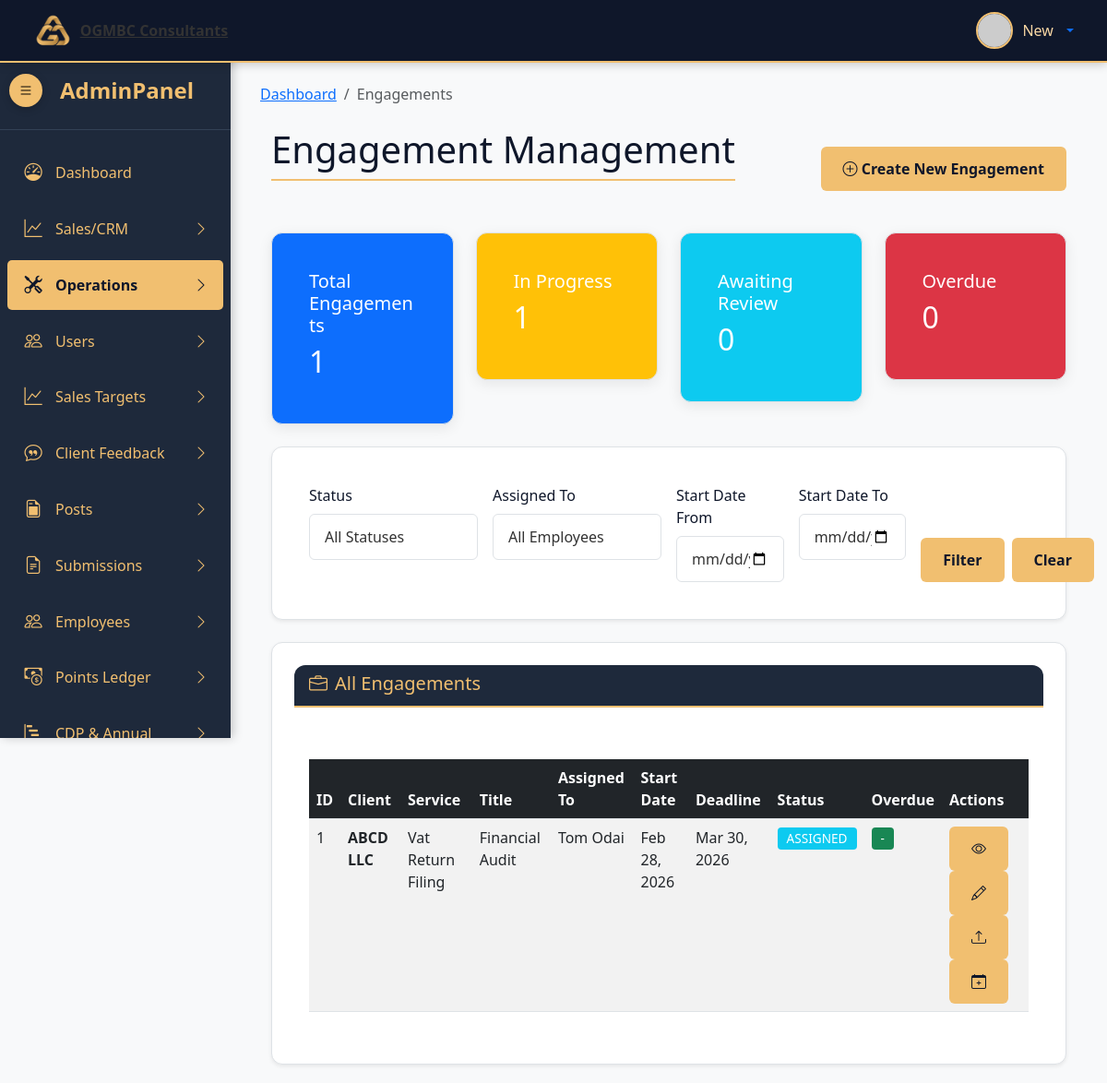
Page /admin/engagements.php (signed in) on the committed database.
### tables this page shows
CREATE TABLE `engagements` (
  `engagement_id` int NOT NULL,
  `client_id` int NOT NULL,
  `service_id` int NOT NULL,
  `rule_version_id` int NOT NULL,
  `title` varchar(255) NOT NULL,
  `description` text,
  `assigned_to` int NOT NULL,
  `assigned_by` int NOT NULL,
  `reviewer_id` int DEFAULT NULL,
  `assigned_at` timestamp NULL DEFAULT CURRENT_TIMESTAMP,
  `start_date` date NOT NULL,
  `original_deadline` date NOT NULL,
  `approved_deadline` date DEFAULT NULL,
  `completion_date` date DEFAULT NULL,
  `status` enum('ASSIGNED','IN_PROGRESS','AWAITING_REVIEW','SUBMITTED','CLOSED','REJECTED') DEFAULT 'ASSIGNED',
  `evidence_required` tinyint(1) DEFAULT '1',
  `submitted_at` timestamp NULL DEFAULT NULL,
  `submitted_by` int DEFAULT NULL,
  `delay_days` int DEFAULT '0',
  `points_awarded` int DEFAULT NULL,
  `calculation_explanation` json DEFAULT NULL,
  `created_by` int NOT NULL,
  `created_at` timestamp NULL DEFAULT CURRENT_TIMESTAMP,
  `updated_at` timestamp NULL DEFAULT CURRENT_TIMESTAMP ON UPDATE CURRENT_TIMESTAMP
);

CREATE TABLE `clients` (
  `client_id` int NOT NULL,
  `company_name` varchar(255) NOT NULL,
  `trade_license_no` varchar(100) DEFAULT NULL,
  `country` varchar(100) NOT NULL,
  `emirate_zone` varchar(100) DEFAULT NULL,
  `business_activity` text,
  `address` text,
  `contact_name` varchar(255) NOT NULL,
  `contact_designation` varchar(100) DEFAULT NULL,
  `contact_mobile` varchar(20) NOT NULL,
  `contact_email` varchar(255) NOT NULL,
  `client_password` varchar(255) DEFAULT NULL,
  `service_id` int DEFAULT NULL,
  `service_description` text,
  `expected_start_date` date DEFAULT NULL,
  `payment_currency` varchar(10) DEFAULT 'AED',
  `payment_term` enum('Monthly','Quarterly','Bi-yearly','One-time') DEFAULT 'Monthly',
  `service_total_fee` decimal(10,2) DEFAULT '0.00',
  `lead_source` enum('referral','website','digital_marketing','event') DEFAULT 'website',
  `client_status` enum('New Lead','Contacted','Qualified','Proposal Drafted','Under Manager Review','Rejected by Manager','Approved by Manager','Under CEO Review','Rejected by CEO','Final Proposal Ready','Proposal Sent to Client','Awaiting Client Action','Signed – Move to Finance') DEFAULT 'New Lead',
  `assigned_sales_id` int DEFAULT NULL,
  `created_by` int DEFAULT NULL,
  `created_at` timestamp NOT NULL DEFAULT CURRENT_TIMESTAMP,
  `updated_at` timestamp NOT NULL DEFAULT CURRENT_TIMESTAMP ON UPDATE CURRENT_TIMESTAMP
);

CREATE TABLE `service_types` (
  `service_id` int NOT NULL,
  `service_name` varchar(100) NOT NULL,
  `service_category` enum('bookkeeping','audit','tax','registration','setup','other') NOT NULL,
  `is_active` tinyint(1) DEFAULT '1',
  `created_by` int DEFAULT NULL,
  `created_at` timestamp NULL DEFAULT CURRENT_TIMESTAMP,
  `updated_at` timestamp NULL DEFAULT CURRENT_TIMESTAMP ON UPDATE CURRENT_TIMESTAMP
);

### admin/includes/view_all_engagements.php (the view, shortened to what this page needs)
<?php
$stats_query = "SELECT
                COUNT(*) as total_engagements,
                SUM(CASE WHEN status = 'ASSIGNED' THEN 1 ELSE 0 END) as assigned,
                SUM(CASE WHEN status = 'IN_PROGRESS' THEN 1 ELSE 0 END) as in_progress,
                SUM(CASE WHEN status = 'AWAITING_REVIEW' THEN 1 ELSE 0 END) as awaiting_review,
                SUM(CASE WHEN status = 'SUBMITTED' THEN 1 ELSE 0 END) as submitted,
                SUM(CASE WHEN status = 'CLOSED' THEN 1 ELSE 0 END) as closed,
                SUM(CASE WHEN status = 'REJECTED' THEN 1 ELSE 0 END) as rejected
                FROM engagements";
$stats_result = mysqli_query($connection, $stats_query);
$stats = mysqli_fetch_assoc($stats_result);
$overdue_query = "SELECT COUNT(*) as overdue FROM engagements
                  WHERE status NOT IN ('CLOSED', 'SUBMITTED')
                  AND COALESCE(approved_deadline, original_deadline) < CURDATE()";
$overdue_result = mysqli_query($connection, $overdue_query);
$overdue = mysqli_fetch_assoc($overdue_result);
?>
<div class="container-fluid">
    <div class="d-flex justify-content-between align-items-center mb-4">
        <h1 class="page-title">Engagement Management</h1>
        <div>
            <a href="engagements.php?source=add_engagement" class="btn btn-primary">
                <i class="bi bi-plus-circle"></i> Create New Engagement
            </a>
        </div>
    </div>
    <div class="row mb-4">
        <div class="col-md-3">
            <div class="card bg-primary text-white">
                <div class="card-body">
                    <h5 class="card-title">Total Engagements</h5>
                    <h2><?php echo $stats['total_engagements'] ?? 0; ?></h2>
                </div>
            </div>
        </div>
        <div class="col-md-3">
            <div class="card bg-warning text-white">
                <div class="card-body">
                    <h5 class="card-title">In Progress</h5>
                    <h2><?php echo ($stats['assigned'] + $stats['in_progress']) ?? 0; ?></h2>
                </div>
            </div>
        </div>
        <div class="col-md-3">
            <div class="card bg-info text-white">
                <div class="card-body">
                    <h5 class="card-title">Awaiting Review</h5>
                    <h2><?php echo $stats['awaiting_review'] ?? 0; ?></h2>
                </div>
            </div>
        </div>
        <div class="col-md-3">
            <div class="card bg-danger text-white">
                <div class="card-body">
                    <h5 class="card-title">Overdue</h5>
                    <h2><?php echo $overdue['overdue'] ?? 0; ?></h2>
                </div>
            </div>
        </div>
    </div>
    <div class="card shadow-sm mb-4">
        <div class="card-body">
            <form method="GET" action="" class="row g-3">
                <div class="col-md-3">
                    <label for="status_filter" class="form-label">Status</label>
                    <select id="status_filter" name="status" class="form-control">
                        <option value="">All Statuses</option>
                    </select>
                </div>
                <div class="col-md-3">
                    <label for="employee_filter" class="form-label">Assigned To</label>
                    <select id="employee_filter" name="employee_id" class="form-control">
                        <option value="">All Employees</option>
                    </select>
                </div>
                <div class="col-md-2">
                    <label for="date_from" class="form-label">Start Date From</label>
                    <input type="date" id="date_from" name="date_from" class="form-control" value="<?php echo $_GET['date_from'] ?? ''; ?>">
                </div>
                <div class="col-md-2">
                    <label for="date_to" class="form-label">Start Date To</label>
                    <input type="date" id="date_to" name="date_to" class="form-control" value="<?php echo $_GET['date_to'] ?? ''; ?>">
                </div>
                <div class="col-md-2 d-flex align-items-end">
                    <button type="submit" class="btn btn-primary me-2">Filter</button>
                    <a href="engagements.php" class="btn btn-outline-secondary">Clear</a>
                </div>
            </form>
        </div>
    </div>
    <div class="card shadow-sm">
        <div class="card-header">
            <h5 class="mb-0"><i class="bi bi-briefcase me-2"></i>All Engagements</h5>
        </div>
        <div class="card-body">
            <div class="table-responsive">
                <table class="table table-striped table-hover">
                    <thead>
                        <tr class="table-dark">
                            <th>ID</th>
                            <th>Client</th>
                            <th>Service</th>
                            <th>Title</th>
                            <th>Assigned To</th>
                            <th>Start Date</th>
                            <th>Deadline</th>
                            <th>Status</th>
                            <th>Overdue</th>
                            <th>Actions</th>
                        </tr>
                    </thead>
                    <tbody>
                        <?php
                        $where_clause = '';
                        $query = "SELECT e.*,
                                 c.company_name,
                                 s.service_name,
                                 CONCAT(u.first_name, ' ', u.last_name) as assigned_to_name,
                                 DATEDIFF(CURDATE(), COALESCE(e.approved_deadline, e.original_deadline)) as days_overdue
                                 FROM engagements e
                                 JOIN clients c ON e.client_id = c.client_id
                                 JOIN service_types s ON e.service_id = s.service_id
                                 LEFT JOIN users u ON e.assigned_to = u.user_id
                                 $where_clause
                                 ORDER BY e.created_at DESC";
                        $result = mysqli_query($connection, $query);
                        if (!$result) {
                            echo "<tr><td colspan='10' class='text-center text-danger'>Error: " . mysqli_error($connection) . "</td></tr>";
                        } else if (mysqli_num_rows($result) == 0) {
                            echo "<tr><td colspan='10' class='text-center'>No engagements found. <a href='engagements.php?source=add_engagement'>Create your first engagement</a></td></tr>";
                        } else {
                            while($engagement = mysqli_fetch_assoc($result)) {
                                $status_class = 'secondary';
                                switch($engagement['status']) {
                                    case 'ASSIGNED':
                                        $status_class = 'info';
                                        break;
                                }
                                $deadline = $engagement['approved_deadline'] ?? $engagement['original_deadline'];
                                $is_overdue = ($engagement['status'] != 'CLOSED' && $engagement['status'] != 'SUBMITTED' && strtotime($deadline) < time());
                                $overdue_days = $engagement['days_overdue'] > 0 ? $engagement['days_overdue'] : 0;
                                ?>
                                <tr id="engagement-row-<?php echo $engagement['engagement_id']; ?>">
                                    <td><?php echo $engagement['engagement_id']; ?></td>
                                    <td><strong><?php echo htmlspecialchars($engagement['company_name']); ?></strong></td>
                                    <td><?php echo htmlspecialchars($engagement['service_name']); ?></td>
                                    <td><?php echo htmlspecialchars($engagement['title']); ?></td>
                                    <td><?php echo htmlspecialchars($engagement['assigned_to_name']); ?></td>
                                    <td><?php echo date('M d, Y', strtotime($engagement['start_date'])); ?></td>
                                    <td>
                                        <?php echo date('M d, Y', strtotime($deadline)); ?>
                                    </td>
                                    <td><span class="badge bg-<?php echo $status_class; ?>"><?php echo $engagement['status']; ?></span></td>
                                    <td>
                                        <?php if ($is_overdue): ?>
                                            <span class="badge bg-danger"><?php echo $overdue_days; ?> days</span>
                                        <?php else: ?>
                                            <span class="badge bg-success">-</span>
                                        <?php endif; ?>
                                    </td>
                                    <td>
                                        <button class="btn btn-sm btn-info" onclick="viewEngagement(<?php echo $engagement['engagement_id']; ?>)" title="View Details">
                                            <i class="bi bi-eye"></i>
                                        </button>
                                        <?php if ($engagement['status'] != 'CLOSED'): ?>
                                            <a href="engagements.php?source=edit_engagement&id=<?php echo $engagement['engagement_id']; ?>" class="btn btn-sm btn-warning" title="Edit">
                                                <i class="bi bi-pencil"></i>
                                            </a>
                                            <a href="engagements.php?source=upload_evidence&id=<?php echo $engagement['engagement_id']; ?>" class="btn btn-sm btn-success" title="Upload Evidence">
                                                <i class="bi bi-upload"></i>
                                            </a>
                                            <a href="engagements.php?source=request_deadline_change&id=<?php echo $engagement['engagement_id']; ?>" class="btn btn-sm btn-primary" title="Request Deadline Change">
                                                <i class="bi bi-calendar-plus"></i>
                                            </a>
                                        <?php endif; ?>
                                    </td>
                                </tr>
                                <?php
                            }
                        }
                        ?>
                    </tbody>
                </table>
            </div>
        </div>
    </div>
</div>

### admin/resources/style.css (style rules this page uses)
:root { --dark-blue: #0f172a; --medium-blue: #1e293b; --light-blue: #334155; --gold: #f1bf70; --light-gold: #f8d7a4; --text: #333333; --muted: #666666; --light-bg: #f8f9fa; --border: #dee2e6; }
body { background-color: #f8f9fa; color: #333; font-family: 'Segoe UI', Tahoma, Geneva, Verdana, sans-serif; overflow-x: hidden; margin: 0; padding: 0; }
.card { border: none; border-radius: 12px; box-shadow: 0 4px 15px rgba(0, 0, 0, 0.08); transition: transform 0.2s; background: white; border: 1px solid var(--border); padding: 1.5rem; }
.card-header { background-color: var(--medium-blue); color: var(--gold); border-bottom: 2px solid var(--gold); font-weight: 600; font-size: 1.25rem; margin-bottom: 1.5rem; padding-bottom: 0.75rem; }
.page-title { color: var(--dark-blue); margin-bottom: 2rem; padding-bottom: 0.5rem; border-bottom: 2px solid var(--gold); }
.form-control { width: 100%; padding: 0.75rem 1rem; background: white; border: 1px solid var(--border); border-radius: 6px; color: var(--text); font-size: 1rem; transition: all 0.3s; }
.btn { padding: 0.75rem 1.5rem; background: var(--gold); color: var(--dark-blue); border: none; border-radius: 6px; font-size: 1rem; font-weight: 600; cursor: pointer; transition: all 0.3s; }
table { width: 100%; border-collapse: collapse; margin-top: 1rem; }
th, td { padding: 0.75rem 1rem; text-align: left; border-bottom: 1px solid var(--border); }
th { background-color: var(--light-bg); color: var(--dark-blue); font-weight: 600; }
.badge { font-size: 0.85rem; padding: 0.35rem 0.65rem; border-radius: 6px; }
.form-label { font-weight: 500; color: #0f172a; margin-bottom: 0.5rem; }
.card-header { border-radius: 12px 12px 0 0 !important; }
.badge { padding: 5px 10px; border-radius: 4px; font-size: 0.85rem; font-weight: 500; }
.table-responsive { overflow-x: auto; }

### rows in the picture
engagements: engagement_id "1", client.company_name "ABCD LLC", service.service_name "Vat Return Filing", title "Financial Audit", assigned_to_name "Tom Odai", start_date "Feb 28, 2026", date('M d, Y', strtotime($deadline)) "Mar 30, 2026", status "ASSIGNED"

### other values in the picture
$_SESSION['username'] "New"
$stats['total_engagements'] "1"
$stats['assigned'] + $stats['in_progress'] "1"
$stats['awaiting_review'] "0"
$overdue['overdue'] "0"
